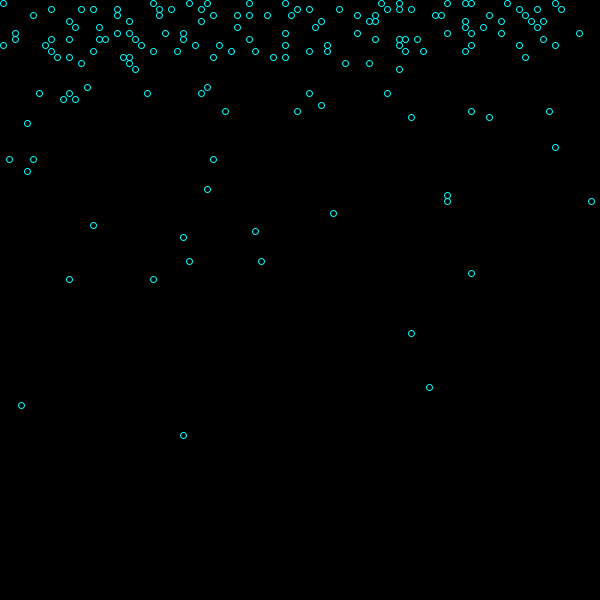
Frame 1 (no input)
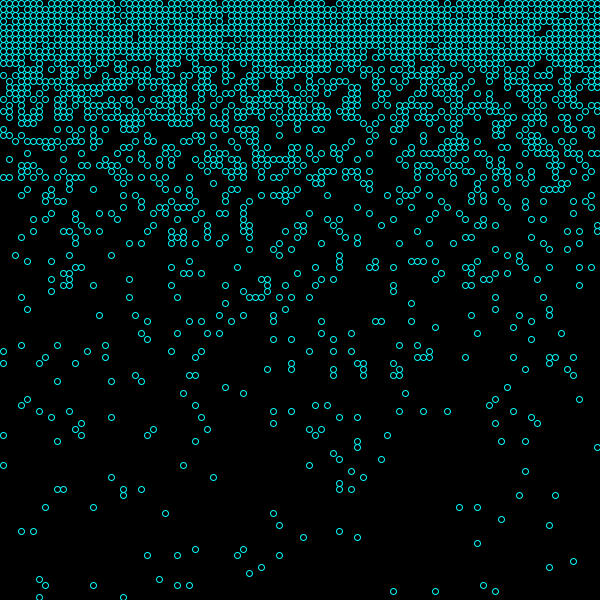
Frame 60 (the mouse pressed at the canvas centre just before this capture)
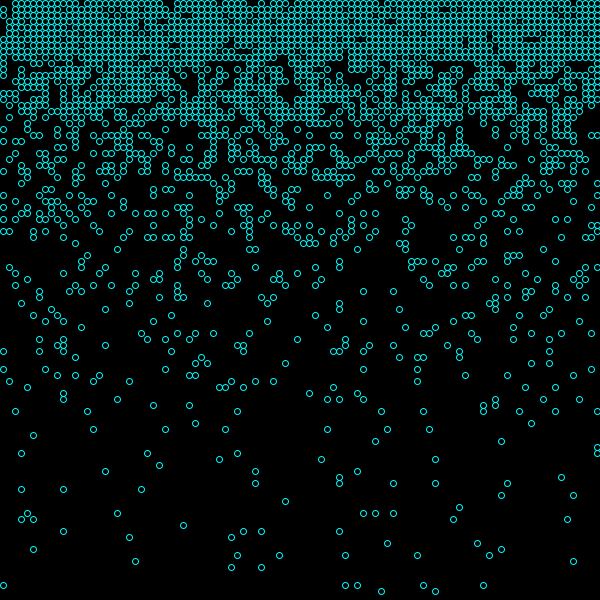
Frame 120 (the mouse held since frame 60 and released just before this capture)

The Processing sketch that drew these frames (run headless with seeded random() and noise(); from frame 60 on, the mouse is pressed at the canvas centre):

// Processing sketch: foam_and_bubbles
// ── foam_and_bubbles.pde
float SX, SY;
//source location

boolean[][] sites;
//on or off for drawing bubbles

float[] sitesX;
float[] sitesY;
//x and y coords for each site, initialized in setup for optimization

int num=100;
//number of sites in each dimension
float rad=3;
//bubble radius

int regions=10;
float dropOffExponent=2;
/*number of regions where bubble generation falls off as it gets away from source,
 and also exponential power according to which bubble generation
 falls off as a function of region */
int[] bnew=new int[regions];

int bdead=250;
int born=100;
int bdeadt;

int sx;
int sy;
//temporary site indices

int neighbors;
//number of neighbors of a given site, another temporary variable



void setup() {
  size(600, 600);  
  SX=width/2;
  SY=0; //coordinates of "source" of bubbles

  sites=new boolean[num][num];
  sitesX=new float[num];
  sitesY=new float[num];

  for (int i=0; i<num; i++) {
    sitesX[i]=width * (i+.5) / num;
    sitesY[i]=height * (i+.5) / num;
  }
}



void draw() {

  background(0);



  bdeadt=(int)random(bdead-bdead/2, bdead+bdead/2);

  for (int i=0; i<bdeadt; i++) {

    neighbors=0;
    sx=(int)random(0, num);
    sy=(int)random(0, num);

    if (sites [max(0, sx-1)] [sy] ) neighbors++;
    if (sites [min(num-1, sx+1)] [sy] ) neighbors++;
    if (sites [sx] [max(0, sy-1)] ) neighbors++;
    if (sites [sx] [min(num-1, sy+1)] ) neighbors++;

    if ( random(0, 1) * neighbors < 1.5 ) sites[sx][sy]=false;
  }



  for (int j=0; j<regions; j++) bnew[j]=(int)random(born-born/2, born+born/2)
    /  round(pow((j+1), dropOffExponent));

  for (int j=0; j<regions; j++) {
    for (int i=0; i<bnew[j]; i++) {

      neighbors=0;
      sx=(int)random(0, num);
      sy=(int)random(num * (float)j / (float)regions, num * ((float)j + 1) / (float)regions);

      if (sites [max(0, sx-1)] [sy] ) neighbors++;
      if (sites [min(num-1, sx+1)] [sy] ) neighbors++;
      if (sites [sx] [max(0, sy-1)] ) neighbors++;
      if (sites [sx] [min(num-1, sy+1)] ) neighbors++;
      if (sites [max(0, sx-1)] [max(0, sy-1)] ) neighbors++;
      if (sites [max(0, sx-1)] [min(num-1, sy+1)] ) neighbors++;
      if (sites [min(num-1, sx+1)] [max(0, sy-1)] ) neighbors++;
      if (sites [min(num-1, sx+1)] [min(num-1, sy+1)] ) neighbors++;

      if ( random(0, 1) * (neighbors + 1) / 8 > (1/12) ) sites[sx][sy]=true;
    }
  }

  stroke(0, 255, 255);
  noFill();
  for (int i=0; i<num; i++) {
    for (int j=0; j<num; j++) {
      if (sites[i][j]) ellipse(sitesX[i], sitesY[j], 2*rad, 2*rad);
    }
  }
}
